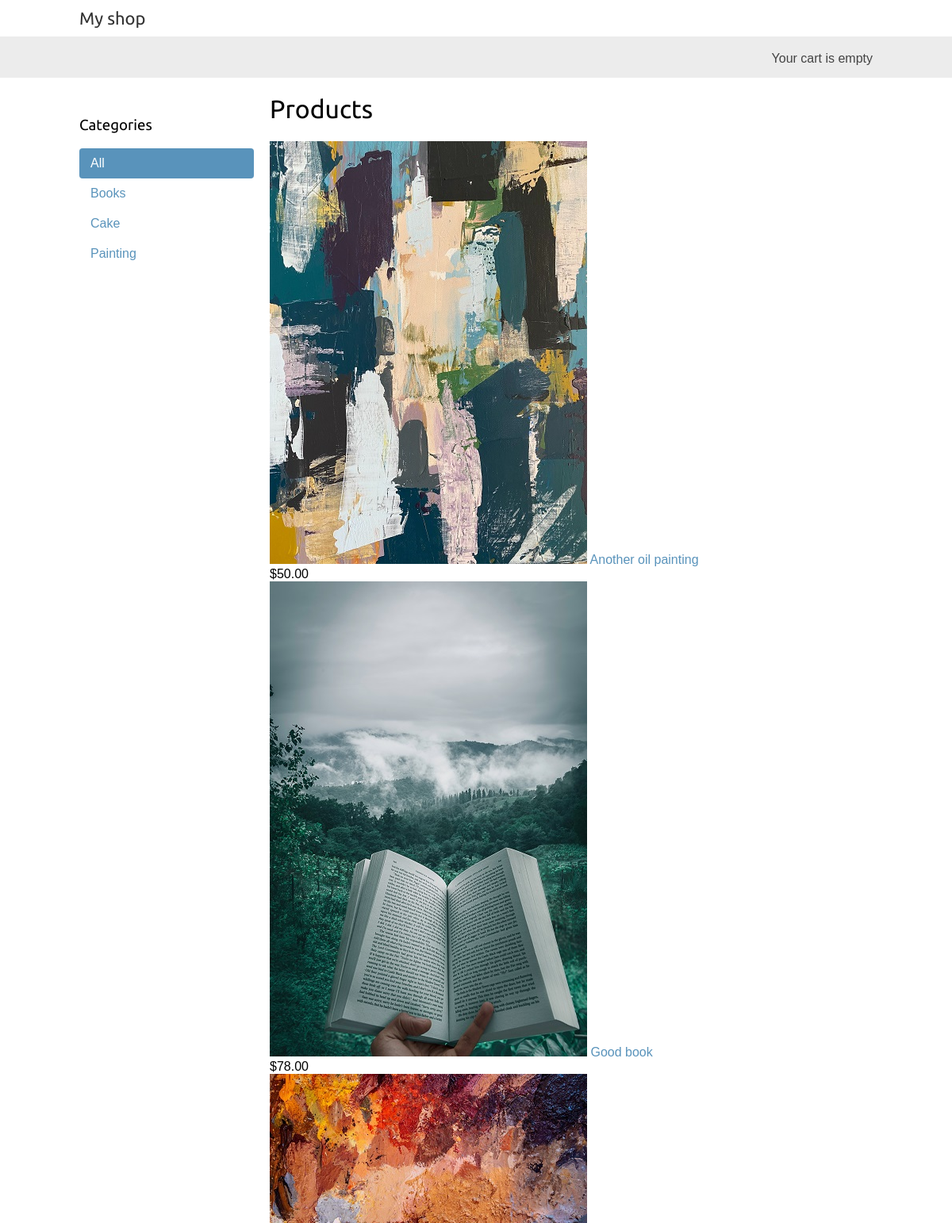
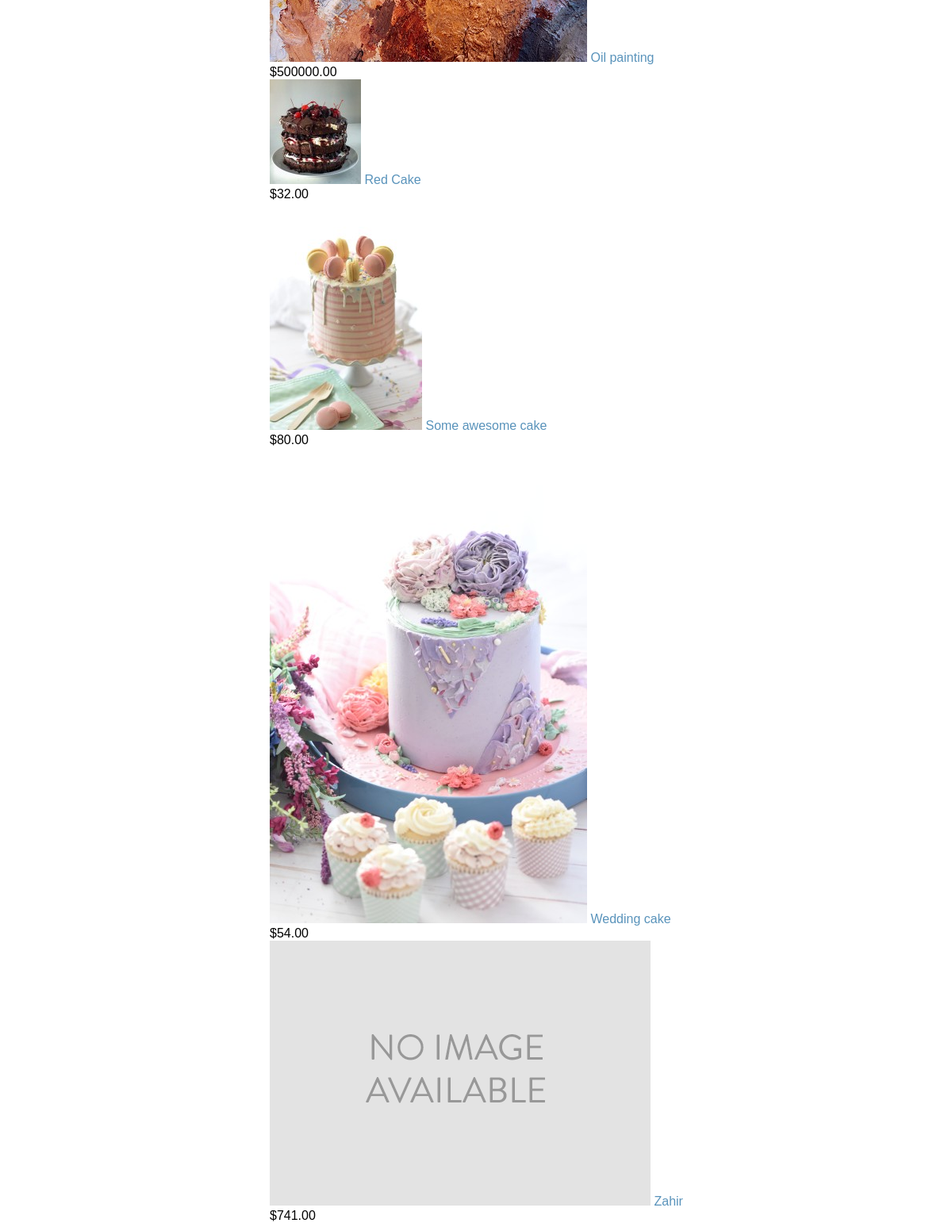
The page / on the database its author committed (2 pictures, top to bottom).
### myshop/models.py (models this page shows, shortened)
class Category(models.Model):
    name = models.CharField(max_length=200)
    slug = models.SlugField(max_length=200,unique=True)
    class Meta:
        ordering = ['name']
        indexes = [models.Index(fields=['name']),]
        verbose_name = 'category'
        verbose_name_plural = 'categories'
    def get_absolute_url(self):
        return reverse("myshop:product_list_by_category",args=[self.slug])

class Product(models.Model):
    category = models.ForeignKey(Category,related_name='products',
                                 on_delete=models.CASCADE)
    name = models.CharField(max_length=200)
    slug = models.CharField(max_length=200)
    image = models.ImageField(upload_to='products/%Y/%m/%d',blank=True)
    description = models.TextField(blank=True)
    price = models.DecimalField(max_digits=10,decimal_places=2)
    available = models.BooleanField(default=True)
    created= models.DateTimeField(auto_now_add=True)
    updated = models.DateTimeField(auto_now_add=True)
    class Meta:
        ordering = ['name']
    def get_absolute_url(self):
        return reverse("myshop:product_detail",args=[self.id,self.slug])

### myshop/views.py (the view)
# urls.py: path("",views.product_list,name='product_list'),
def product_list(request,category_slug=None):
    category=None
    categories = Category.objects.all()
    products = Product.objects.filter(available=True)
    if category_slug:
        category = get_object_or_404(Category,slug=category_slug)
        products = products.filter(category=category)
    return render(request,'shop/product/list.html',{'category':category,
                                                    'categories':categories,
                                                    'products':products})

### cart/cart.py (called while the page is built)
    def __len__(self):
        return sum(item['quantity'] for item in self.cart.values())

### cart/context_processors.py (called while the page is built)
def cart(request):
    return {'cart':Cart(request)}

### myshop/templates/shop/product/list.html (shortened to what this page needs)
{% extends "shop/base.html" %}
{% load static %}
{% block content %}
<div id="sidebar">
    <h3>
        Categories
    </h3>
    <ul>
        <li {% if not category %}class="selected" {% endif %}>
            <a href="{% url 'myshop:product_list' %}">
                All
            </a>
        </li>
        {% for c in categories %}
        <li {% if category.slug == c.slug %}class='selected' {% endif %}>
            <a href='{{c.get_absolute_url }}'>
                {{ c.name }}
            </a>
        </li>
        {% endfor %}
    </ul>
</div>
<div id="main" class="product_list">
    <h1>
        {% if category %}{{category.name}}
        {%else%}
        Products{% endif %}
    </h1>
    {% for product in products %}
    <div class="item">
        <a href="{{product.get_absolute_url}}">
            {% if product.image %}
            <img src="{{ product.image.url}}">
            {% else %}
            <img src="{%static 'img/no_image.png' %}">
            {% endif %}
        </a>
        <a href="{{product.get_absolute_url}}">
            {{product.name}}
        </a>
        <br>
        ${{product.price}}
    </div>
    {% endfor %}
</div>
{% endblock %}

### myshop/templates/shop/base.html (shortened to what this page needs)
{% load static %}
<!DOCTYPE html>
<html>
<head>
    <link href="{% static 'css/base.css'%}" rel="stylesheet">
</head>
<div id="header">
    <a href="/" class="logo">My shop</a>
</div>
<div id="subheader">
    <div class="cart">
        {% with total_items=cart|length %}
        {% if total_items > 0 %}
        Your cart:
        <a href="{% url 'cart:cart_detail' %}">
            {{total_items}}item {{total_items|pluralize}}
            ${{cart.get_total_price}}
        </a>
        {% elif not order %}
        Your cart is empty
        {% endif %}
        {% endwith %}
    </div>
</div>
<div id="content">
    {% block content %}
    {% endblock %}
</div>
</html>

### myshop/static/css/base.css (style rules this page uses)
h1, h2, h3, h4, h5, h6 { font-family: 'Ubuntu', sans-serif; font-weight: normal; }
a { text-decoration: none; color: #5993bb; }
#header { padding: 10px 100px; font-size: 18px; overflow: auto; }
#subheader { background: #ececec; color: #444; padding: 15px 100px; overflow: auto; }
#header .logo { font-family: 'Ubuntu', sans-serif; float: left; color: #333; font-size: 22px; margin-right: 10%; }
#subheader .cart { float: right; padding-top: 4px; }
#content { padding: 0 100px; overflow: hidden; }
#sidebar { width: 220px; padding: 30px 20px 0 0; float: left; }
#sidebar ul { margin: 0; padding: 0; }
#sidebar ul li { margin: 0; list-style: none; padding: 10px 14px; }
#sidebar ul li a { display: block; }
#sidebar ul li.selected { background: #5993bb; border-radius: 4px; }
#sidebar ul li.selected a { color: #fff; }
#main { float: left; width: 96%; margin-right: -220px; overflow: hidden; }

### rows shown on the page
Category: name "Books"
Category: name "Cake"
Category: name "Painting"
Product: image (picture), name "Another oil painting", price "50.00"
Product: image (picture), name "Good book", price "78.00"
Product: image (picture), name "Oil painting", price "500000.00"
Product: image (picture), name "Red Cake", price "32.00"
Product: image (picture), name "Some awesome cake", price "80.00"
Product: image (picture), name "Wedding cake", price "54.00"
Product: name "Zahir", price "741.00"
